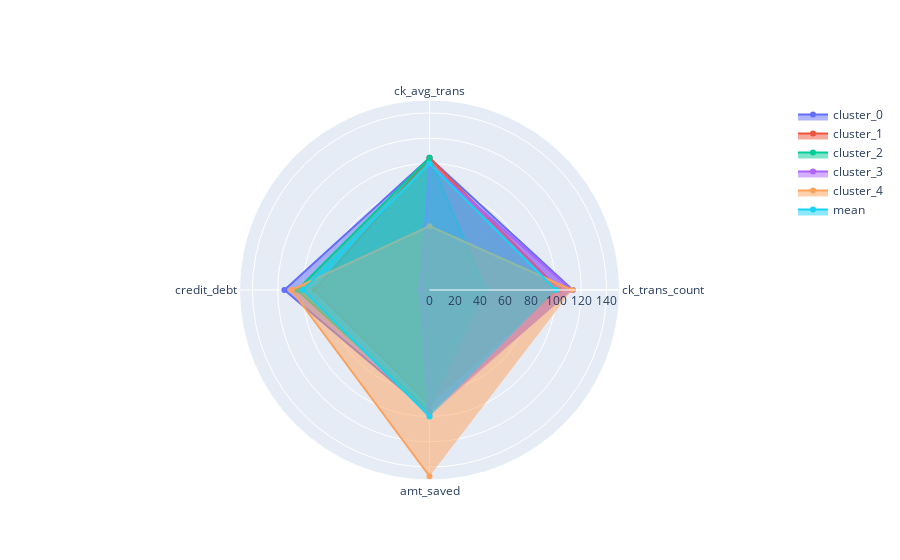

Notebook cell for this chart:
### Code cell
plot_radar_chart(result1)

### Figure 1 — Plotly figure (JSON) as saved in the notebook; plotly's stock layout.template omitted (floating-point values rounded to 4 significant figures)
{"data": [{"fill": "toself", "name": "cluster_0", "r": [113.3, 104.5, 114.7, 97.07], "theta": ["ck_trans_count", "ck_avg_trans", "credit_debt", "amt_saved"], "type": "scatterpolar"}, {"fill": "toself", "name": "cluster_1", "r": [102.5, 104.6, 90.79, 90.62], "theta": ["ck_trans_count", "ck_avg_trans", "credit_debt", "amt_saved"], "type": "scatterpolar"}, {"fill": "toself", "name": "cluster_2", "r": [44.39, 104.5, 104.7, 95.89], "theta": ["ck_trans_count", "ck_avg_trans", "credit_debt", "amt_saved"], "type": "scatterpolar"}, {"fill": "toself", "name": "cluster_3", "r": [112.5, 99.64, 7.238, 99.49], "theta": ["ck_trans_count", "ck_avg_trans", "credit_debt", "amt_saved"], "type": "scatterpolar"}, {"fill": "toself", "name": "cluster_4", "r": [112.7, 50.49, 109.2, 147.2], "theta": ["ck_trans_count", "ck_avg_trans", "credit_debt", "amt_saved"], "type": "scatterpolar"}, {"fill": "toself", "name": "mean", "r": [100, 100, 100, 100], "theta": ["ck_trans_count", "ck_avg_trans", "credit_debt", "amt_saved"], "type": "scatterpolar"}], "layout": {"polar": {"radialaxis": {"visible": true}}, "showlegend": true}}
